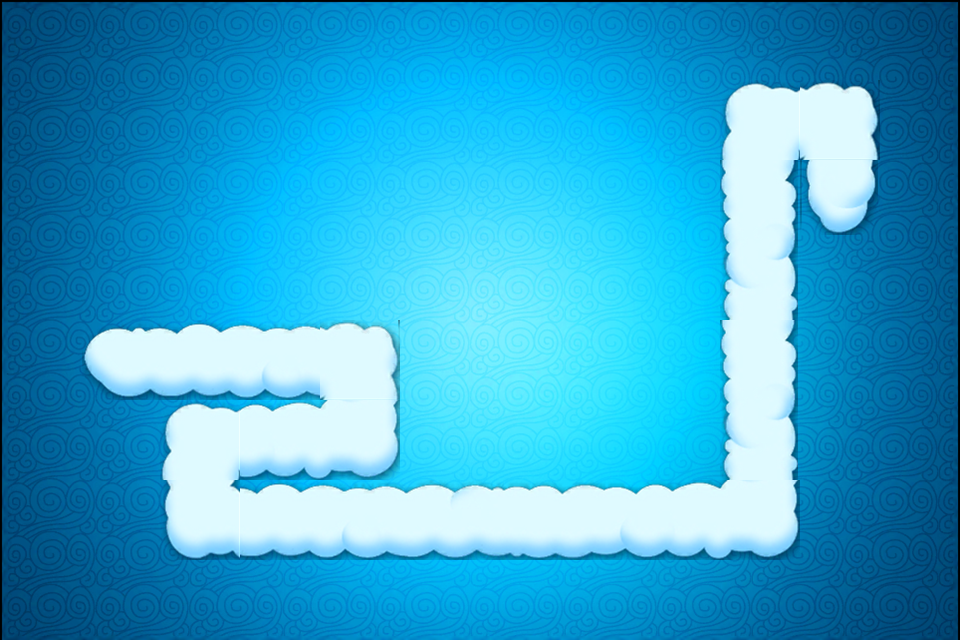

Tiled map render using the project's own tile images. Description and the whole map definition, tile-layer contents included, below:
An orthogonal 12x8 tile map with 80x80 px tiles, 2 tile layers (background, path), 2 tilesets and 17 objects (2x 0, 2x 1, 2x 2, 2x 3, 2x 4, ...).

<map version="1.0" tiledversion="1.1.6" orientation="orthogonal" renderorder="right-down" width="12" height="8" tilewidth="80" tileheight="80" infinite="0" nextobjectid="37">
 <tileset firstgid="1" name="Bg3" tilewidth="80" tileheight="80" tilecount="96" columns="12">
  <image source="Bg3.png" width="960" height="640" />
 </tileset>
 <tileset firstgid="97" name="sucai" tilewidth="80" tileheight="80" tilecount="30" columns="10">
  <image source="sucai.png" width="800" height="240" />
 </tileset>
 <layer name="background" width="12" height="8">
  <data encoding="csv">
1,2,3,4,5,6,7,8,9,10,11,12,
13,14,15,16,17,18,19,20,21,22,23,24,
25,26,27,28,29,30,31,32,33,34,35,36,
37,38,39,40,41,42,43,44,45,46,47,48,
49,50,51,52,53,54,55,56,57,58,59,60,
61,62,63,64,65,66,67,68,69,70,71,72,
73,74,75,76,77,78,79,80,81,82,83,84,
85,86,87,88,89,90,91,92,93,94,95,96
</data>
 </layer>
 <layer name="path" width="12" height="8">
  <data encoding="csv">
0,0,0,0,0,0,0,0,0,0,0,0,
0,0,0,0,0,0,0,0,0,97,105,0,
0,0,0,0,0,0,0,0,0,106,126,0,
0,0,0,0,0,0,0,0,0,116,0,0,
0,118,119,120,105,0,0,0,0,106,0,0,
0,0,97,124,125,0,0,0,0,116,0,0,
0,0,117,119,120,121,122,123,124,125,0,0,
0,0,0,0,0,0,0,0,0,0,0,0
</data>
 </layer>
 <objectgroup name="pathObject1">
  <object id="10" name="0" x="100" y="351" width="16" height="16" />
  <object id="11" name="1" x="352" y="354" width="16" height="16" />
  <object id="12" name="2" x="350" y="428" width="16" height="16" />
  <object id="13" name="3" x="192" y="431" width="16" height="16" />
  <object id="14" name="4" x="192" y="510" width="16" height="16" />
  <object id="15" name="5" x="753" y="504" width="16" height="16" />
  <object id="16" name="6" x="754" y="116" width="16" height="16" />
  <object id="17" name="7" x="832" y="115" width="16" height="16" />
  <object id="18" name="8" x="832" y="195" width="16" height="16" />
 </objectgroup>
 <objectgroup name="obstacles">
  <object id="20" name="0" x="98" y="349" width="21" height="20" />
  <object id="21" name="1" x="283" y="184" width="12" height="20" />
  <object id="22" name="2" x="435" y="119" width="11" height="26" />
  <object id="23" name="3" x="588" y="116" width="10" height="25" />
  <object id="24" name="4" x="584" y="352" width="10" height="28" />
  <object id="25" name="5" x="434" y="358" width="14" height="25" />
  <object id="26" name="6" x="111" y="499" width="31" height="35" />
  <object id="27" name="7" x="836" y="507" width="15" height="25" />
 </objectgroup>
</map>
